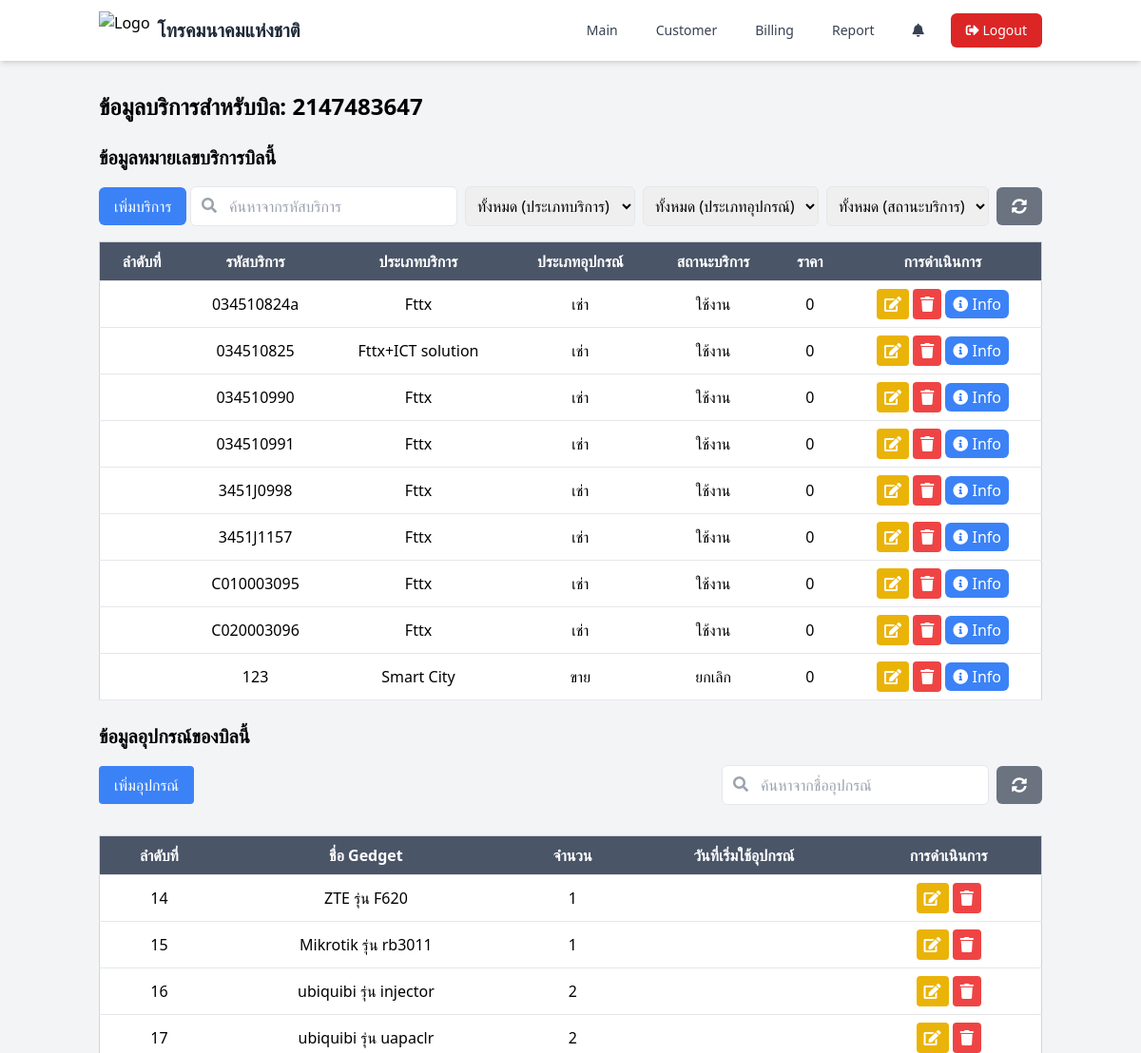
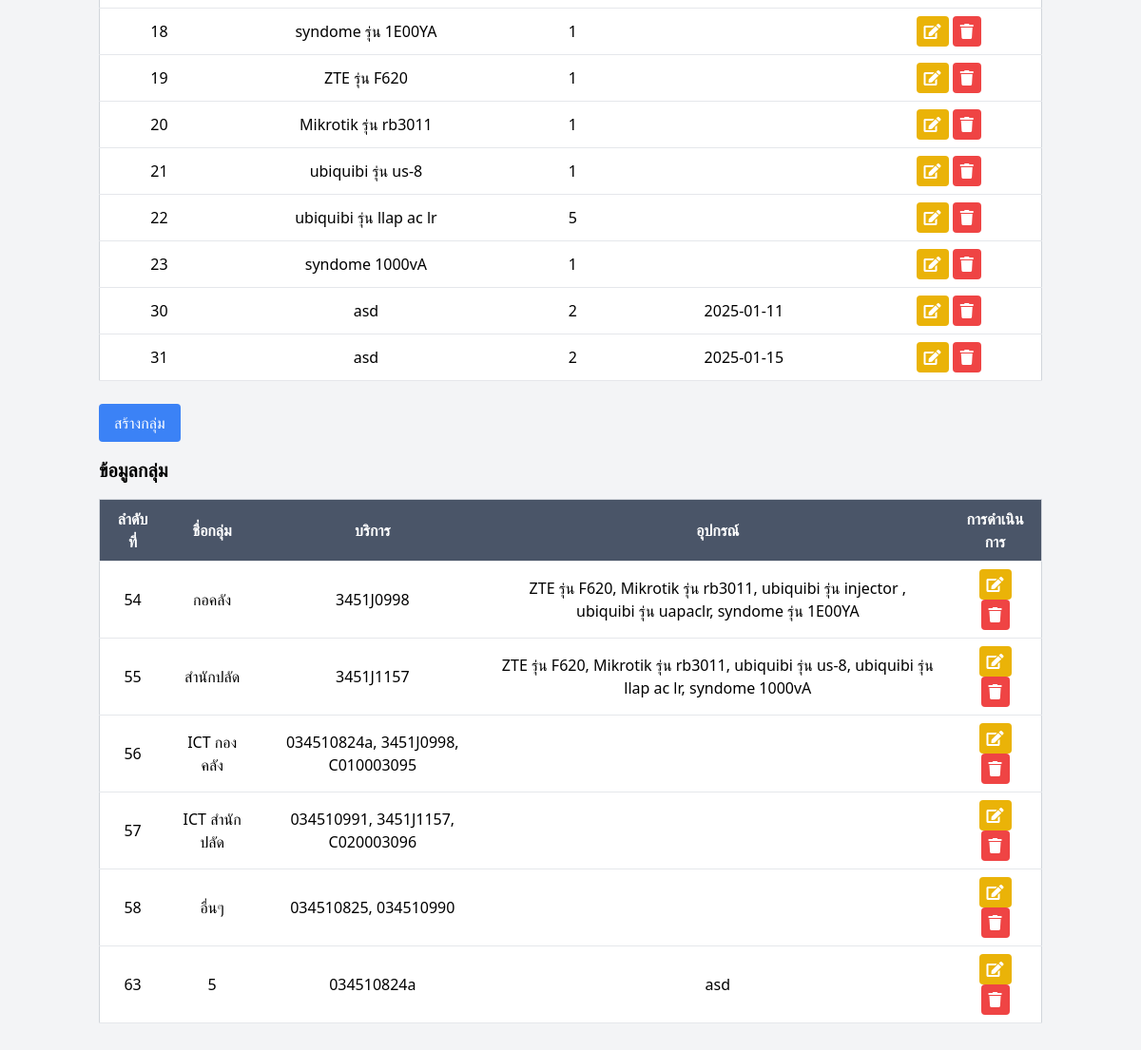
The app's page /page/service_bill.php?id_bill=13 (signed in), older data (2 pictures, top to bottom).
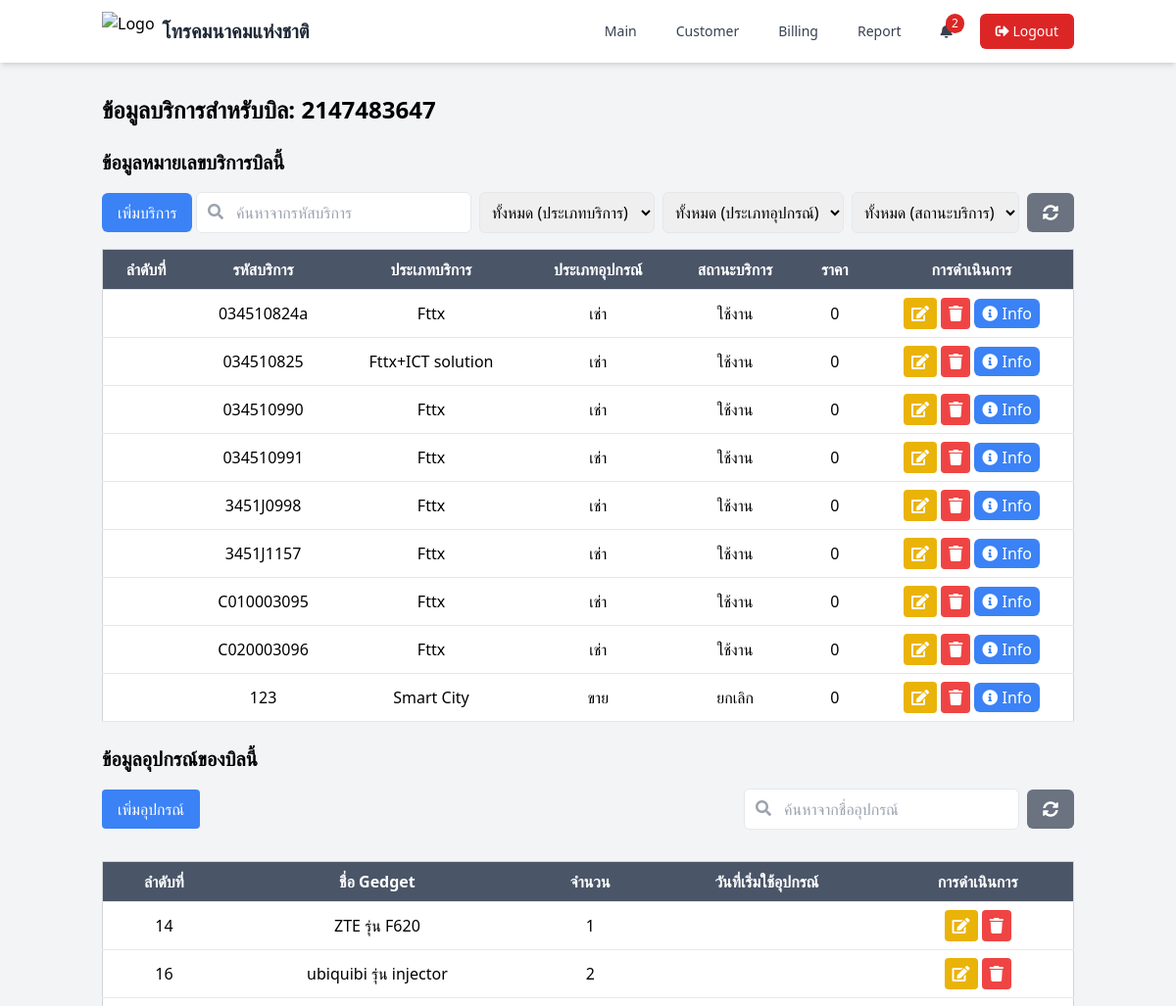
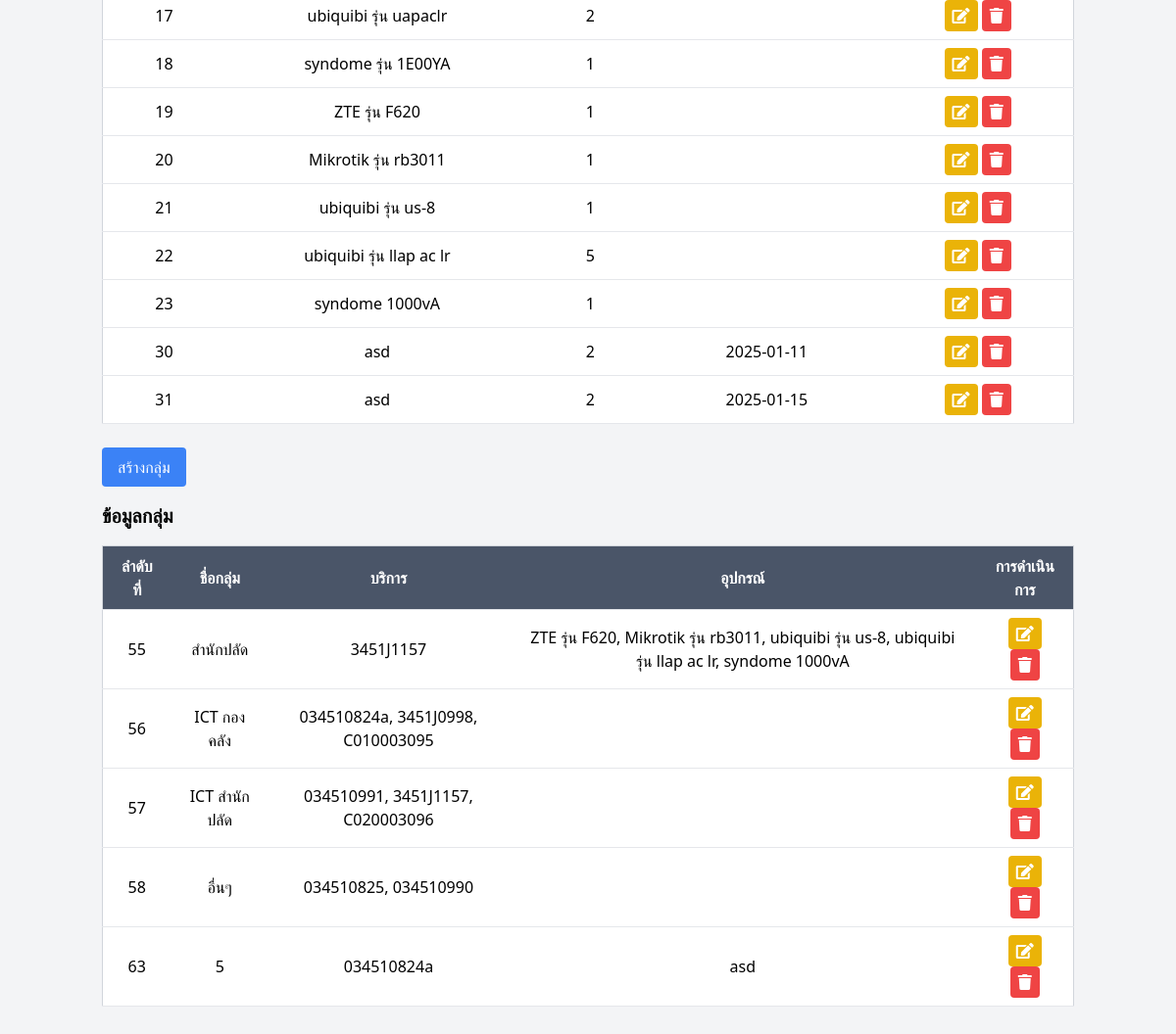
The same page, newer data (2 pictures, top to bottom).
### tables this page shows
CREATE TABLE `service_customer` (
  `id_service` int(11) NOT NULL,
  `code_service` varchar(20) DEFAULT NULL,
  `type_service` enum('Fttx','Fttx+ICT solution','Fttx 2+ICT solution','SI service','วงจเช่า','IP phone','Smart City','WiFi','อื่นๆ') DEFAULT NULL,
  `type_gadget` enum('เช่า','ขาย','เช่าและขาย') DEFAULT NULL,
  `status_service` enum('ใช้งาน','ยกเลิก') DEFAULT NULL,
  `id_bill` int(11) DEFAULT NULL,
  `create_at` date DEFAULT NULL,
  `update_at` date DEFAULT NULL
);

CREATE TABLE `gedget` (
  `id_gedget` int(11) NOT NULL,
  `name_gedget` varchar(100) DEFAULT NULL,
  `quantity_gedget` int(5) DEFAULT NULL,
  `id_bill` int(11) NOT NULL,
  `create_at` date DEFAULT NULL
);

CREATE TABLE `group_service` (
  `id_group` int(11) NOT NULL,
  `id_bill` int(11) NOT NULL,
  `group_name` varchar(100) DEFAULT NULL
);

### page/service_bill.php (the view, shortened to what the changed rows need)
<?php
require_once '../function/functions.php';
$id_bill = isset($_GET['id_bill']) ? intval($_GET['id_bill']) : 0;
if ($id_bill > 0) {
    $sql = "SELECT * FROM bill_customer WHERE id_bill = ?";
    $stmt = $conn->prepare($sql);
    $stmt->bind_param("i", $id_bill);
    $stmt->execute();
    $result = $stmt->get_result();
    $bill = $result->fetch_assoc();
    $sql = "SELECT * FROM service_customer WHERE id_bill = ?";
    $stmt = $conn->prepare($sql);
    $stmt->bind_param("i", $id_bill);
    $stmt->execute();
    $services = $stmt->get_result()->fetch_all(MYSQLI_ASSOC);
    $sql = "SELECT * FROM gedget WHERE id_bill = ?";
    $stmt = $conn->prepare($sql);
    $stmt->bind_param("i", $id_bill);
    $stmt->execute();
    $gedgets = $stmt->get_result()->fetch_all(MYSQLI_ASSOC);
    $sql = "SELECT * FROM service_customer WHERE id_bill = ?";
    $stmt = $conn->prepare($sql);
    $stmt->bind_param("i", $id_bill);
    $stmt->execute();
    $services = $stmt->get_result()->fetch_all(MYSQLI_ASSOC);
    $sql = "SELECT * FROM gedget WHERE id_bill = ?";
    $stmt = $conn->prepare($sql);
    $stmt->bind_param("i", $id_bill);
    $stmt->execute();
    $gedgets = $stmt->get_result()->fetch_all(MYSQLI_ASSOC);
    $sql = "SELECT sc.id_service, sc.code_service, sc.type_service, sc.type_gadget, sc.status_service,
    COALESCE(SUM(o.mainpackage_price + o.ict_price), 0) AS total_price
    FROM service_customer sc
    LEFT JOIN package_list pl ON sc.id_service = pl.id_service AND pl.status_package = 'ใช้งาน'
    LEFT JOIN product_list pr ON pl.id_package = pr.id_package AND pr.status_product = 'ใช้งาน'
    LEFT JOIN overide o ON pr.id_product = o.id_product
    WHERE sc.id_bill = ?
    GROUP BY sc.id_service";
    $stmt = $conn->prepare($sql);
    $stmt->bind_param("i", $id_bill);
    $stmt->execute();
    $services = $stmt->get_result()->fetch_all(MYSQLI_ASSOC);
} else {
    header('Location: bill.php');
    exit;
}
?>
<!DOCTYPE html>
<html lang="en">
<head>
    <script src="https://cdn.tailwindcss.com"></script>
    <link rel="stylesheet" type="text/css" href="https://cdn.datatables.net/1.11.5/css/jquery.dataTables.css">
    <link rel="stylesheet" href="https://cdnjs.cloudflare.com/ajax/libs/font-awesome/5.15.4/css/all.min.css">
</head>
<body class="bg-gray-100">
    <?php include './components/navbar.php'; ?>
    <div class="container mx-auto px-4 py-8">
        <h1 class="text-2xl font-bold mb-4">ข้อมูลบริการสำหรับบิล: <?php echo htmlspecialchars($bill['number_bill']); ?></h1>
        <div class="mt-6">
            <h2 class="text-xl font-bold mb-4">ข้อมูลหมายเลขบริการบิลนี้</h2>
            <table id="serviceTable" class="common-table min-w-full bg-white border border-gray-300">
                <thead>
                    <tr>
                        <th class="py-2 px-4 border-b">ลำดับที่</th>
                        <th class="py-2 px-4 border-b">รหัสบริการ</th>
                        <th class="py-2 px-4 border-b">ประเภทบริการ</th>
                        <th class="py-2 px-4 border-b">ประเภทอุปกรณ์</th>
                        <th class="py-2 px-4 border-b">สถานะบริการ</th>
                        <th class="py-2 px-4 border-b">ราคา</th>
                        <th class="py-2 px-4 border-b">การดำเนินการ</th>
                    </tr>
                </thead>
                <tbody>
                    <?php if (!empty($services)): ?>
                        <?php foreach ($services as $service): ?>
                            <tr>
                                <td class="py-2 px-4 border-b text-center"></td>
                                <td class="py-2 px-4 border-b text-center"><?php echo htmlspecialchars($service['code_service']); ?></td>
                                <td class="py-2 px-4 border-b text-center"><?php echo htmlspecialchars($service['type_service']); ?></td>
                                <td class="py-2 px-4 border-b text-center"><?php echo htmlspecialchars($service['type_gadget']); ?></td>
                                <td class="py-2 px-4 border-b text-center"><?php echo htmlspecialchars($service['status_service']); ?></td>
                                <td class="py-2 px-4 border-b text-center"><?php echo htmlspecialchars($service['total_price'] ?? '0'); ?></td>
                                <td class="py-2 px-4 border-b text-center">
                                    <button onclick="openModal('service', <?php echo $service['id_service']; ?>)" class="bg-yellow-500 text-white px-2 py-1 rounded"> <i class="fas fa-edit"></i></button>
                                    <button onclick="deleteItem('service', <?php echo $service['id_service']; ?>)" class="bg-red-500 text-white px-2 py-1 rounded"><i class="fas fa-trash"></i></button>
                                    <a href="service_detail.php?id_service=<?php echo $service['id_service']; ?>" class="bg-blue-500 text-white px-2 py-1 rounded-md">
                                        <i class="fas fa-info-circle"></i> Info
                                    </a>
                                </td>
                            </tr>
                        <?php endforeach; ?>
                    <?php else: ?>
                        <tr>
                            <td colspan="7" class="py-2 px-4 border-b text-center">ไม่มีข้อมูลบริการ</td>
                        </tr>
                    <?php endif; ?>
                </tbody>
            </table>
        </div>
        <div class="mt-6">
            <h2 class="text-xl font-bold mb-4">ข้อมูลอุปกรณ์ของบิลนี้</h2>
            <table id="gedgetTable" class="common-table min-w-full bg-white border border-gray-300">
                <thead>
                    <tr>
                        <th class="py-2 px-4 border-b">ลำดับที่</th>
                        <th class="py-2 px-4 border-b">ชื่อ Gedget</th>
                        <th class="py-2 px-4 border-b">จำนวน</th>
                        <th class="py-2 px-4 border-b">วันที่เริ่มใช้อุปกรณ์</th>
                        <th class="py-2 px-4 border-b">การดำเนินการ</th>
                    </tr>
                </thead>
                <tbody>
                    <?php if (!empty($gedgets)): ?>
                        <?php foreach ($gedgets as $gedget): ?>
                            <tr>
                                <td class="py-2 px-4 border-b text-center"><?php echo $gedget['id_gedget']; ?></td>
                                <td class="py-2 px-4 border-b text-center"><?php echo htmlspecialchars($gedget['name_gedget']); ?></td>
                                <td class="py-2 px-4 border-b text-center"><?php echo htmlspecialchars($gedget['quantity_gedget']); ?></td>
                                <td class="py-2 px-4 border-b text-center"><?php echo htmlspecialchars($gedget['create_at']); ?></td>
                                <td class="py-2 px-4 border-b text-center">
                                    <button onclick="openModal('gedget', <?php echo $gedget['id_gedget']; ?>)" class="bg-yellow-500 text-white px-2 py-1 rounded"> <i class="fas fa-edit"></i></button>
                                    <button onclick="deleteItem('gedget', <?php echo $gedget['id_gedget']; ?>)" class="bg-red-500 text-white px-2 py-1 rounded"><i class="fas fa-trash"></i></button>
                                </td>
                            </tr>
                        <?php endforeach; ?>
                    <?php else: ?>
                        <tr>
                            <td colspan="4" class="py-2 px-4 border-b text-center">ไม่มีข้อมูล Gedget</td>
                        </tr>
                    <?php endif; ?>
                </tbody>
            </table>
        </div>
        <div class="mt-6">
            <h2 class="text-xl font-bold mb-4">ข้อมูลกลุ่ม</h2>
            <table id="groupTable" class="common-table min-w-full bg-white border border-gray-300">
                <thead>
                    <tr>
                        <th class="py-2 px-4 border-b">ลำดับที่</th>
                        <th class="py-2 px-4 border-b">ชื่อกลุ่ม</th>
                        <th class="py-2 px-4 border-b">บริการ</th>
                        <th class="py-2 px-4 border-b">อุปกรณ์</th>
                        <th class="py-2 px-4 border-b">การดำเนินการ</th>
                    </tr>
                </thead>
                <tbody>
                    <?php
                    $sql = "SELECT * FROM group_service WHERE id_bill = ?";
                    $stmt = $conn->prepare($sql);
                    $stmt->bind_param("i", $id_bill);
                    $stmt->execute();
                    $groups = $stmt->get_result()->fetch_all(MYSQLI_ASSOC);
                    if (!empty($groups)): ?>
                        <?php foreach ($groups as $group): ?>
                            <?php
                            $sql = "SELECT * FROM group_servicedetail WHERE id_group = ?";
                            $stmt = $conn->prepare($sql);
                            $stmt->bind_param("i", $group['id_group']);
                            $stmt->execute();
                            $groupDetails = $stmt->get_result()->fetch_all(MYSQLI_ASSOC);
                            $servicesInGroup = [];
                            $gedgetsInGroup = [];
                            foreach ($groupDetails as $detail) {
                                if ($detail['id_service']) {
                                    $sql = "SELECT * FROM service_customer WHERE id_service = ?";
                                    $stmt = $conn->prepare($sql);
                                    $stmt->bind_param("i", $detail['id_service']);
                                    $stmt->execute();
                                    $service = $stmt->get_result()->fetch_assoc();
                                    if ($service) {
                                        $servicesInGroup[] = $service['code_service'];
                                    }
                                }
                                if ($detail['id_gedget']) {
                                    $sql = "SELECT * FROM gedget WHERE id_gedget = ?";
                                    $stmt = $conn->prepare($sql);
                                    $stmt->bind_param("i", $detail['id_gedget']);
                                    $stmt->execute();
                                    $gedget = $stmt->get_result()->fetch_assoc();
                                    if ($gedget) {
                                        $gedgetsInGroup[] = $gedget['name_gedget'];
                                    }
                                }
                            }
                            ?>
                            <tr>
                                <td class="py-2 px-4 border-b text-center"><?php echo $group['id_group']; ?></td>
                                <td class="py-2 px-4 border-b text-center"><?php echo htmlspecialchars($group['group_name']); ?></td>
                                <td class="py-2 px-4 border-b text-center"><?php echo implode(', ', $servicesInGroup); ?></td>
                                <td class="py-2 px-4 border-b text-center"><?php echo implode(', ', $gedgetsInGroup); ?></td>
                                <td class="py-2 px-4 border-b text-center">
                                    <button onclick="openModal('group', <?php echo $group['id_group']; ?>)" class="bg-yellow-500 text-white px-2 py-1 rounded"> <i class="fas fa-edit"></i></button>
                                    <button onclick="deleteItem('group', <?php echo $group['id_group']; ?>)" class="bg-red-500 text-white px-2 py-1 rounded"><i class="fas fa-trash"></i></button>
                                </td>
                            </tr>
                        <?php endforeach; ?>
                    <?php else: ?>
                        <tr>
                            <td colspan="5" class="py-2 px-4 border-b text-center">ไม่มีข้อมูลกลุ่ม</td>
                        </tr>
                    <?php endif; ?>
                </tbody>
            </table>
        </div>
    </div>
</body>
</html>

### page/components/navbar.php (shortened to what the changed rows need)
<?php
require_once '../function/functions.php';
$user_id = $_SESSION['user_id'] ?? null;
$sql_notifications = "SELECT n.id_notifications, n.message, n.created_at, n.is_read, bc.number_bill, c.name_customer
                      FROM notifications n
                      INNER JOIN bill_customer bc ON n.id_bill = bc.id_bill
                      INNER JOIN customers c ON bc.id_customer = c.id_customer
                      WHERE n.id_user = ? AND n.is_read = 0
                      ORDER BY n.created_at DESC";
$stmt_notifications = $conn->prepare($sql_notifications);
$stmt_notifications->bind_param("i", $user_id);
$stmt_notifications->execute();
$notifications = $stmt_notifications->get_result()->fetch_all(MYSQLI_ASSOC);
$near_expiry_count = count($notifications);
?>
<nav class="bg-white shadow-md sticky-nav">
    <div class="container mx-auto px-4">
        <div class="flex justify-between items-center h-16">
            <div class="hidden md:flex items-center space-x-4">
                <div class="relative">
                    <div class="text-gray-700 hover:text-blue-600 px-3 py-2 rounded-md text-sm font-medium transition duration-300 relative cursor-pointer">
                        <i class="fas fa-bell"></i>
                        <?php if ($near_expiry_count > 0): ?>
                            <span class="absolute top-0 right-0 bg-red-600 text-white text-xs rounded-full px-1.5 py-0.5"><?= $near_expiry_count ?></span>
                        <?php endif; ?>
                    </div>
                </div>
            </div>
        </div>
    </div>
</nav>

Row changes from the older to the newer data that the page shows:
removed gedget: id_gedget "15", name_gedget "Mikrotik รุ่น rb3011", quantity_gedget "1"
removed group_service: id_group "54", group_name "กอคลัง", servicesInGroup "3451J0998", gedgetsInGroup "ZTE รุ่น F620, Mikrotik รุ่น rb3011, ubiquibi รุ่น injector , ubiquibi รุ่น uapaclr, syndome รุ่น 1E00YA"
Text that changed along with them:
$near_expiry_count: (not shown) → "2"
